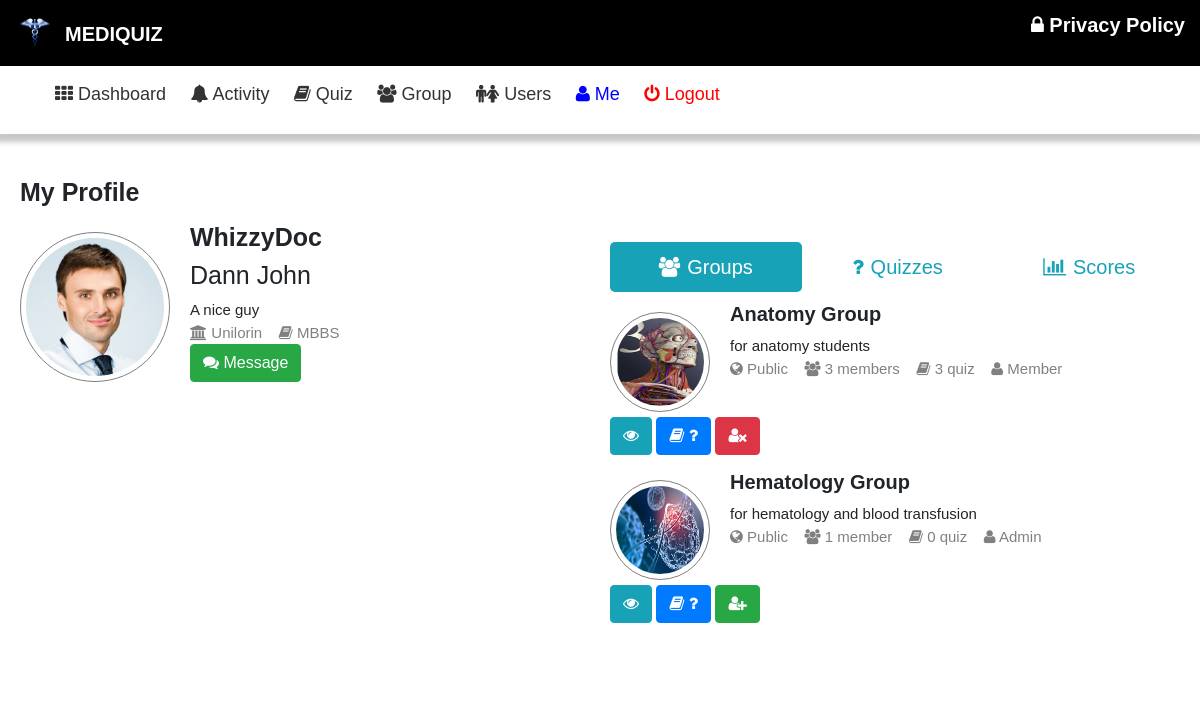
The app's page /people/WhizzyDoc/ (signed in) with its own data.
### quiz/models.py (models this page shows, shortened)
class Profile(models.Model):
    user = models.ForeignKey(User, on_delete=models.CASCADE, related_name="profile")
    f_name = models.CharField(max_length=100, verbose_name="First Name", null=True)
    l_name = models.CharField(max_length=100, verbose_name="Last Name", null=True)
    photo = models.ImageField(upload_to='users/photo/', blank=True, null=True, verbose_name='Profile Pic')
    about = models.TextField(verbose_name="About", null=True, blank=True)
    school = models.CharField(max_length=200, verbose_name="Institution", null=True, blank=True)
    course = models.CharField(max_length=200, verbose_name="Course Studying", null=True, blank=True)
    quiz = models.ManyToManyField(Quiz, related_name="creator", blank=True)
    class Meta:
        ordering = ['l_name']

class Group(models.Model):
    title = models.CharField(max_length=100, verbose_name="Group Title", null=True)
    description = models.TextField(verbose_name="Group Description", null=True, blank=True)
    type = models.CharField(max_length=100, choices=GROUP_CHOICES, verbose_name="Group Type", default='Public')
    slug = models.SlugField(max_length=200, unique=True, null=True)
    image = models.ImageField(upload_to='groups/image/', blank=True, null=True, verbose_name='Group image')
    admins = models.ManyToManyField(User, related_name="group_admin", blank=True)
    members = models.ManyToManyField(User, related_name="group_member",blank=True)
    quizzes = models.ManyToManyField(Quiz, related_name="group", blank=True)
    def get_group_detail(self):
        return reverse('group_detail', args=[self.slug])
    class Meta:
        ordering = ['title']

### quiz/views.py (the view)
# urls.py: path("people/<str:username>/", views.user_profile, name="user_profile"),
@login_required(login_url="login")
def user_profile(request, username):
    user = get_object_or_404(User, username=username)
    profile = get_object_or_404(Profile, user=user)
    groups = Group.objects.filter(members__in=[user])
    quiz = profile.quiz.all()
    scores = profile.scores.all()
    s_quiz = []
    g_image = []
    dp = "/static/image/avatar.png"
    if profile.photo:
        dp = profile.photo.url
    if scores:
        for score in scores:
            s_quiz.append(score.quiz.title)
    if groups:
        for group in groups:
            g_image.append(group.image.url)
    if request.headers.get('x-requested-with') == 'XMLHttpRequest':
        data = {
            'profile': {
                'fname': profile.f_name,
                'lname': profile.l_name,
                'about': profile.about,
                'school': profile.school,
                'course': profile.course,
                'username': user.username,
                'dp': dp,
            },
            "quiz": list(quiz.values()),
            "groups": list(groups.values()),
            "scores": list(scores.values()),
            's_quiz': s_quiz,
            "g_image": g_image,
        }
        return JsonResponse(data)
    else:
        return render(request, 'user/user_profile.html', {
            'profile': profile,
            'groups': groups,
            'quiz': quiz,
            'user': user,
        })

### quiz/models.py (called while the page is built)
    def get_group_detail(self):
        return reverse('quiz_detail', args=[self.slug])

### quiz/templates/user/user_profile.html (shortened to what this page needs)
{% extends 'base.html' %}
{% load static %}
{% load thumbnail %}
{% load humanize %}
{% block active100 %}active{% endblock %}
{% block content %}
<div class="row">
    <div class="dash-con row col-12 col-sm-12 col-md-12 col-lg-12 col-xl-12">
        <div class="dash-head col-12 col-sm-12 col-md-12 col-lg-12 col-xl-12">
            My Profile
        </div>
            <div class="dash-item col-12 col-sm-12 col-md-6 col-lg-6 col-xl-6">
                {% if profile.photo %}
                <a href="{{ profile.photo.url }}">
                    <img id="dp" src="{{ profile.photo.url }}" alt="" />
                </a>
                {% else %}
                <img id="dp" src="{% static 'image/avatar.png' %}" alt="" />
                {% endif %}
                <div class="dash-des" id="des">
                    <h3 style="font-size:25px;font-weight:600">{{ profile.user.username }}</h3>
                    <h3 style="font-size:25px">{{ profile.l_name }} {{ profile.f_name }}</h3>
                    <span style="font-size:15px;">{{ profile.about }}</span>
                    <div style="color:gray;font-size:15px;">
                        <i class="fa fa-university"></i> {{ profile.school }}&nbsp;&nbsp;&nbsp;
                        <i class="fa fa-book"></i> {{ profile.course }}
                    </div>
                    <div>
                        {% if profile.user == request.user %}
                        <button type="button" class="btn btn-success edit-profile-btn" data-toggle="modal" data-target="#editProfileModal">
                            <i class="fa fa-edit"></i> Edit
                        </button>
                        {% else %}
                        <a href="#"><button class="btn btn-success"><i class="fa fa-comments"></i> Message</button></a>
                        {% endif %}
                    </div>
                </div>
            </div>
            <div class="wrapper col-12 col-sm-12 col-md-6 col-lg-6 col-xl-6">
                <div class="tabs">
                    <label for="home" class="home"><i class="fa fa-group"></i><span>Groups</span></label>
                    <label for="blog" class="blog"><i class="fa fa-question"></i><span>Quizzes</span></label>
                    <label for="code" class="code"><i class="fa fa-bar-chart"></i><span>Scores</span></label>
                    <div class="slider"></div>
                </div>
                <section>
                <div class="content content-1">
                    {% for g in groups %}
                    <div class="dash-item" style="width:100%">
                        <img src="{% thumbnail g.image 200x200 %}" alt="" />
                        <div class="dash-des">
                            <h3 style="font-weight:600;font-size:20px;">{{ g.title }}</h3>
                            <span style="font-size:15px;">{{ g.description }}</span>
                            <div style="color:gray;font-size:15px;">
                                <i class="fa fa-globe"></i> {{ g.type }}&nbsp;&nbsp;&nbsp;
                                <i class="fa fa-group"></i> {{ g.members.count|intcomma }} member{{ g.members.count|pluralize }}&nbsp;&nbsp;&nbsp;
                                <i class="fa fa-book"></i> {{ g.quizzes.count|intcomma }} quiz&nbsp;&nbsp;&nbsp;
                                <i class="fa fa-user"></i> {% if profile.user in g.admins.all %}Admin{% else %}Member{% endif %}
                            </div>
                        </div>
                        <div style="width:100%;margin-top:5px;">
                            <a href="{{ g.get_group_detail }}" title="View Group"><button class="btn btn-info"><i class="fa fa-eye"></i></button></a>
                            <a href="#" title="Group Quiz" class="group-quiz" data-id="{{ g.slug }}" data-toggle="modal" data-target="#groupQuizModal">
                                <button class="btn btn-primary"><i class="fa fa-book"></i> <i class="fa fa-question"></i></button>
                            </a>
                            <a href="#" class="join" data-id="{{ g.slug }}" data-action="{% if request.user in g.members.all %}leave{% else %}join{% endif %}">
                                {% if request.user in g.members.all %}
                                    <button class="btn btn-danger join-btn" title="Leave Group">
                                        <i class="fa fa-user-times"></i>
                                    </button>
                                {% else %}
                                    <button class="btn btn-success join-btn" title="Join Group">
                                        <i class="fa fa-user-plus"></i>
                                    </button>
                                {% endif %}
                            </a>
                        </div>
                    </div>
                    {% empty %}
                        <h4 style="color:gray">You do not belong to any group yet</h4>
                    {% endfor %}
                </div>
                </section>
            </div>
    </div>
</div>
{% endblock %}

### quiz/static/css/style.css (style rules this page uses)
a:link { text-decoration: none; }
body { margin: 0; padding: 0; background: #fff; width: 100%; overflow-x: hidden; font-family: "Gill Sans", sans-serif;; }

### quiz/templates/user/user_profile.html (style rules this page uses)
.dash-con { padding: 20px; background: #fff; height: fit-content; margin: 20px 0px; }
.dash-head { font-size: 25px; font-weight: 700; }
.dash-item { display: flex; align-items: flex-start; flex-wrap: wrap; justify-content: flex-start; margin-top: 10px; }
.dash-item img { padding: 5px; border: 1px solid gray; border-radius: 50%; width: 100px; height: 100px; margin-top: 10px; }
.dash-item img#dp { width: 150px; height: 150px; }
.dash-des { padding-left: 20px; }
.dash-des h3 { font-weight: 500; font-size: 20px; }
button.btn { margin-bottom: 5px; }
.wrapper { padding: 30px 10px; border-radius: 5px; background: #fff; }
.wrapper .tabs { position: relative; width: 100%; height: 50px; display: flex; align-items: center; }
.wrapper .tabs label { display: block; height: 100%; width: 100%; text-align: center; line-height: 50px; cursor: pointer; position: relative; z-index: 1; color: #17a2b8; font-size: 20px; font-weight: 500; border-radius: 5px; margin: 0 5px; transition: all 0.3s ease; }
#home:checked ~ .tabs label.home, #blog:checked ~ .tabs label.blog, #code:checked ~ .tabs label.code, #help:checked ~ .tabs label.help, #about:checked ~ .tabs label.about { color: #fff; }
.tabs label i { padding-right: 7px; }
.tabs .slider { position: absolute; height: 100%; width: 33.33333333%; left: 0; bottom: 0; z-index: 0; border-radius: 5px; background: #17a2b8; transition: all 0.3s ease; }
section .content { display: none; background: #fff; }
#home:checked ~ section .content-1, #blog:checked ~ section .content-2, #code:checked ~ section .content-3, #help:checked ~ section .content-4, #about:checked ~ section .content-5 { display: block; }

### quiz/templates/base.html (style rules this page uses)
body { padding-bottom: 50px; }

### records on screen
Profile: photo (picture), user.username "WhizzyDoc", l_name "Dann", f_name "John", about "A nice guy", school "Unilorin", course "MBBS"
Group: image (picture), title "Anatomy Group", description "for anatomy students", type "Public", members.count "3", quizzes.count "3", shows "Member"
Group: image (picture), title "Hematology Group", description "for hematology and blood transfusion", type "Public", members.count "1", quizzes.count "0", shows "Admin"
